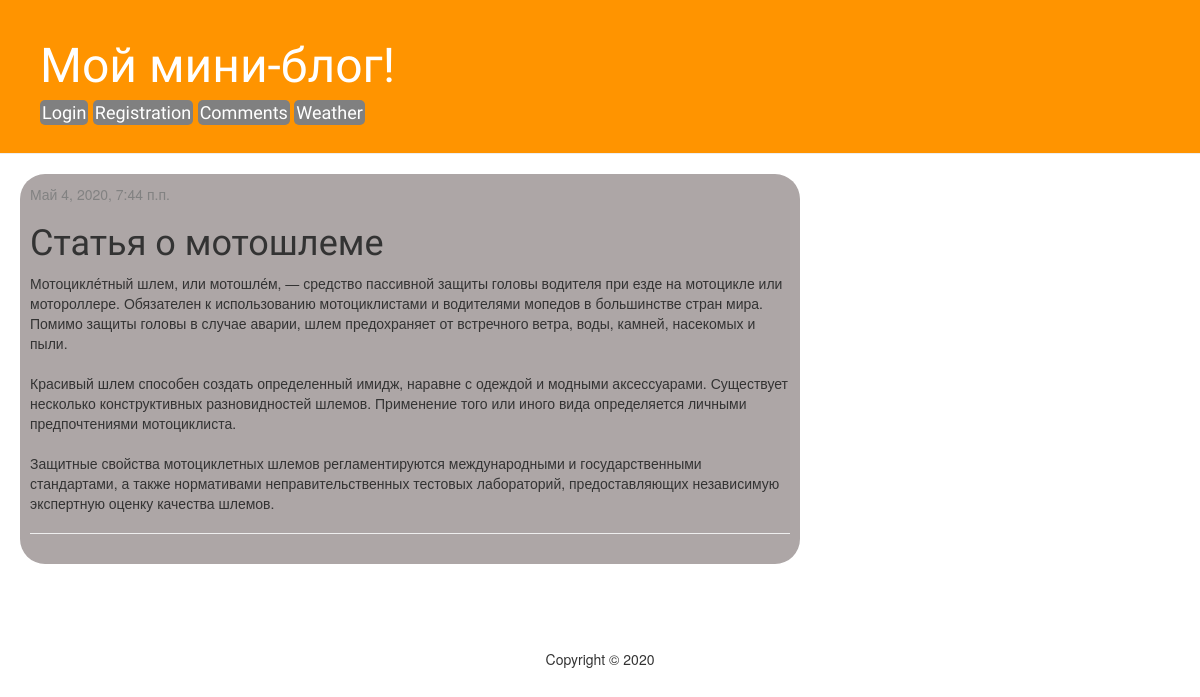
/post/1/, run on an earlier commit of the app's database.
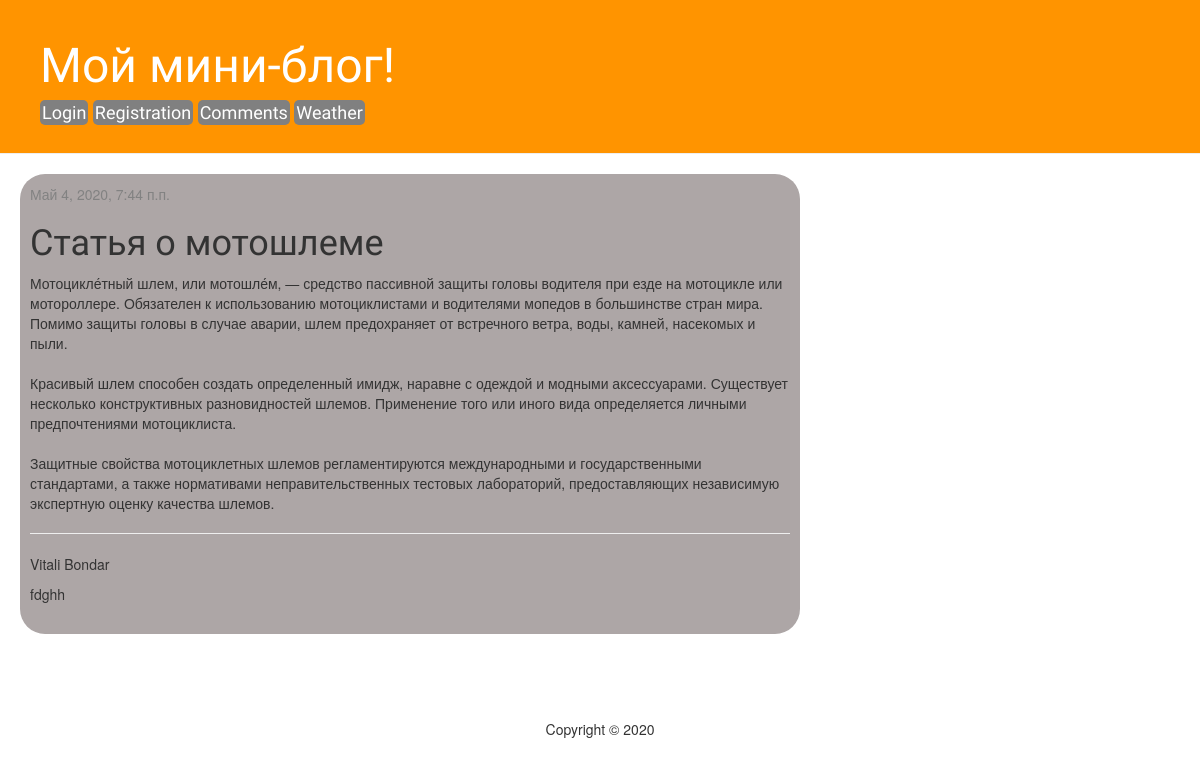
And on a later commit of the database.
### blog/models.py (models this page shows, shortened)
class Comment(models.Model):
    post = models.ForeignKey(Post,null= True, blank= True, on_delete=models.CASCADE, related_name='comments')
    author = models.ForeignKey(User, null=True, blank=True, on_delete=models.CASCADE)
    text = models.TextField()
    created_date = models.DateTimeField(default=timezone.now)

### blog/views.py (the view)
# urls.py: path('post/<int:pk>/', views.post_detail, name='post_detail'),
def post_detail(request,pk):
    post = get_object_or_404(Post, pk=pk)
    comments = Comment.objects.filter(post=post)
    return render(request, 'blog/post_detail.html', {'post':post, 'comments':comments})

### templates/blog/post_detail.html (shortened to what this page needs)
{% extends 'base.html' %}
{% block content %}
    <div class="post">
        {% if post.published_date %}
            <div class="date">
                {{ post.published_date }}
            </div>
        {% endif %}
        <h1>{{ post.title }}</h1>
        <p>{{ post.text|linebreaksbr }}</p>
        <hr>
        {% for comment in comments %}
            <p>{{ comment.author.first_name }}
            {{ comment.author.last_name }}</p>
            <p>{{ comment.text }}</p>
        {% endfor %}
    </div>
{% endblock %}

What changed in the data, as far as the page shows it:
added Comment: author.first_name "Vitali", author.last_name "Bondar", text "fdghh"
